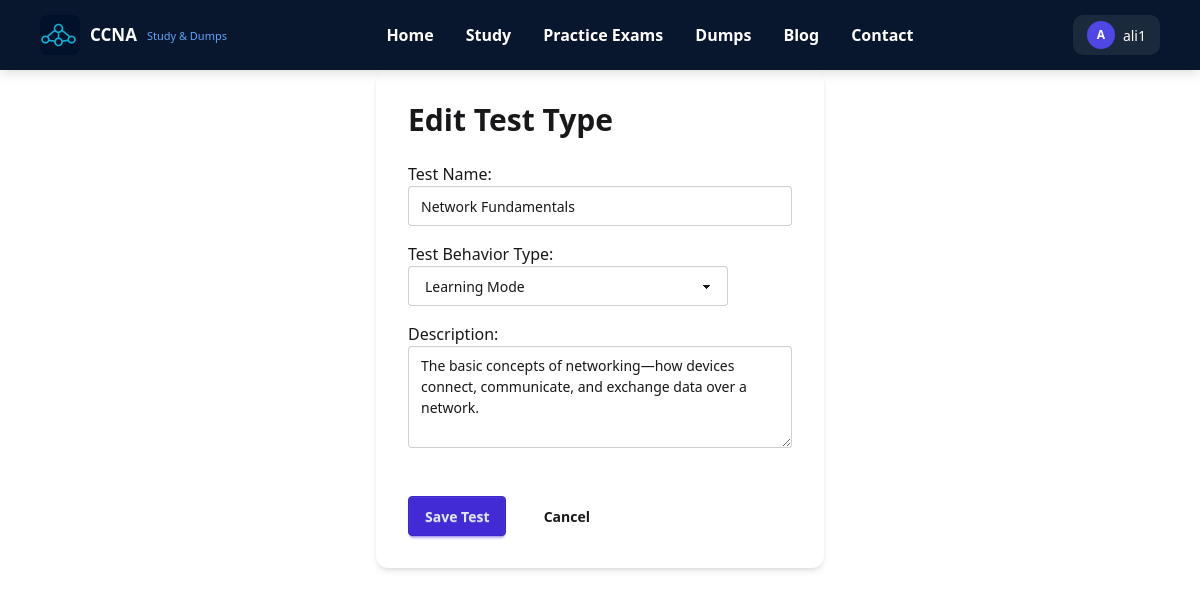
The page /quiz/admin/tests/edit/4/ (signed in) on the database its author committed.
### quiz/models.py (models this page shows, shortened)
class Test(models.Model):
    name = models.CharField(max_length=255)
    description = models.TextField(blank=True)
    test_type = models.CharField(max_length=10, choices=TEST_TYPES, default="learning")
    position = models.PositiveIntegerField(
        default=0, help_text="Display order of the test"
    )
    class Meta:
        ordering = ["position", "name"]

### quiz/views.py (the view)
# urls.py: path('admin/tests/edit/<int:test_id>/', custom_admin_edit_test, name='custom_admin_edit_test'),
@user_passes_test(is_staff_check)
def custom_admin_edit_test(request, test_id):
    test = get_object_or_404(Test, id=test_id)
    if request.method == "POST":
        form = TestForm(request.POST, instance=test)  # Pass instance for editing
        if form.is_valid():
            form.save()
            messages.success(request, "Test updated successfully.")
            return redirect("custom_admin_tests")  # Redirect back to the list
    else:  # GET request
        form = TestForm(instance=test)  # Populate form with existing data
    context = {
        "form": form,
        "test": test,  # Pass the test object
        "is_edit": True,  # Flag to indicate whether we're adding or editing
    }
    return render(request, "quiz/custom_admin/test_form.html", context)

### quiz/forms.py
class TestForm(forms.ModelForm):
    class Meta:
        model = Test
        fields = ["name", "description", "test_type"]
        widgets = {
            "name": forms.TextInput(attrs={"class": "input input-bordered w-full"}),
            "description": forms.Textarea(
                attrs={"rows": 4, "class": "textarea textarea-bordered w-full"}
            ),
            "test_type": forms.Select(
                attrs={"class": "select select-bordered w-full max-w-xs"}
            ),
        }
        labels = {
            "name": "Test Name",
            "description": "Description",
            "test_type": "Test Behavior Type",
        }

### quiz/views.py (called while the page is built)
def is_staff_check(user):
    return user.is_staff

### quiz/templates/quiz/custom_admin/test_form.html (shortened to what this page needs)
{% extends 'quiz/base.html' %}
{% block content %}
<div class="max-w-md mx-auto bg-base-100 p-8 rounded-xl shadow-md">
    <h2 class="text-3xl font-bold mb-6">{% if is_edit %}Edit Test Type{% else %}Add New Test Type{% endif %}</h2>
    <form method="post">
        <div class="form-control mb-4">
            {{ form.name.label_tag }}
            {{ form.name }}
        </div>
        <div class="form-control mb-4">
             {{ form.test_type.label_tag }}
             {{ form.test_type }}
        </div>
        <div class="form-control mb-6">
            {{ form.description.label_tag }}
            {{ form.description }}
        </div>
        <button type="submit" class="btn btn-primary mt-6">Save Test</button>
        <a href="{% url 'custom_admin_tests' %}" class="btn btn-ghost mt-6 ml-4">Cancel</a>
    </form>
</div>
{% endblock %}

### quiz/templates/quiz/navbar.html (shortened to what this page needs)
{% load static %}
<nav style="background:#08172d;height:70px;width:100vw;position:fixed;top:0;left:0;z-index:50;display:flex;align-items:center;padding:0 40px;box-shadow:0 2px 12px rgba(0,0,0,0.15)">
    <a href="{% url 'landing_page' %}" style="display:flex;align-items:center;gap:10px;text-decoration:none;flex-shrink:0">
        <img src="{% static 'images/ali.png' %}?v=3" alt="CCNA Prep" style="width:40px;height:40px;border-radius:8px;object-fit:cover">
        <span style="color:#fff;font-weight:700;font-size:17px">CCNA</span><span style="color:#60a5fa;font-size:11px;display:block;line-height:1">Study &amp; Dumps</span>
    </a>
    <ul style="display:flex;align-items:center;gap:32px;list-style:none;margin:0 auto;padding:0">
        <li><a href="{% url 'landing_page' %}" style="color:#fff;font-weight:600;font-size:16px;text-decoration:none">Home</a></li>
        <li><a href="{% url 'study' %}" style="color:#fff;font-weight:600;font-size:16px;text-decoration:none">Study</a></li>
        <li><a href="{% url 'practice_exam' %}" style="color:#fff;font-weight:600;font-size:16px;text-decoration:none">Practice Exams</a></li>
        <li><a href="{% url 'test_list' %}" style="color:#fff;font-weight:600;font-size:16px;text-decoration:none">Dumps</a></li>
        <li><a href="#" style="color:#fff;font-weight:600;font-size:16px;text-decoration:none">Blog</a></li>
        <li><a href="{% url 'about' %}" style="color:#fff;font-weight:600;font-size:16px;text-decoration:none">Contact</a></li>
    </ul>
    <div style="display:flex;align-items:center;gap:12px;flex-shrink:0">
        {% if user.is_authenticated %}
            <div style="position:relative" id="user-menu-wrap">
                <button id="user-menu-btn" style="display:flex;align-items:center;gap:8px;background:rgba(255,255,255,.08);border:none;color:#fff;padding:6px 14px;border-radius:10px;cursor:pointer;font-size:14px;font-weight:500">
                    <span style="width:28px;height:28px;border-radius:50%;background:#4f46e5;display:flex;align-items:center;justify-content:center;font-size:12px;font-weight:700">{{ user.username|slice:":1"|upper }}</span>
                    {{ user.username }}
                </button>
            </div>
        {% endif %}
    </div>
</nav>
<div style="height:70px"></div>

### rows shown on the page
Test: name "Network Fundamentals", test_type "Learning Mode", description "The basic concepts of networking—how devices connect, communicate, and exchange data over a network."

### other values the page prints
{{ user.username|slice:":1"|upper }} "A"
{{ user.username }} "ali1"
